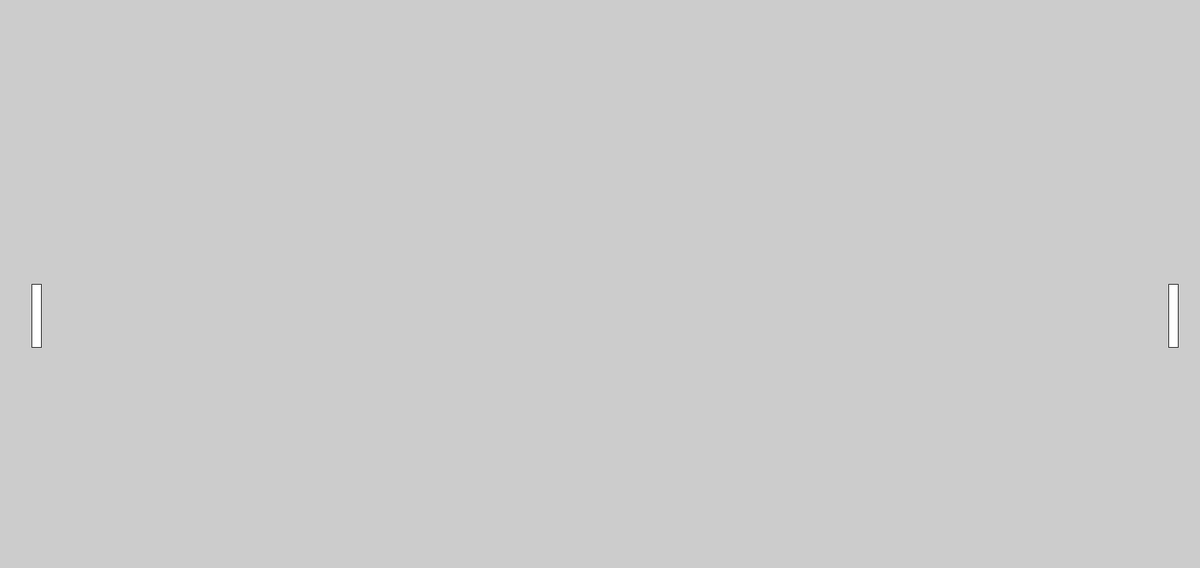
Frame 1 (no input)
Frame 60 (the mouse pressed at the canvas centre just before this capture): identical to frame 1, image omitted
Frame 120 (the mouse held since frame 60 and released just before this capture): identical to frame 1, image omitted

The Processing sketch that drew this single still picture (run headless with seeded random() and noise(); from frame 60 on, the mouse is pressed at the canvas centre):

// Processing sketch: pong
// ── pong.pde
int paddleTop=450;
int paddleTop2=450;
void setup() {
  size(1900, 900);
}
void draw() {
  rect(1900,900,0,0);
  rect(50, paddleTop, 15, 100);
  rect(1850, paddleTop2, 15, 100);
}
void keyPressed() {
  
    if (key=='w') {
      paddleTop=paddleTop-32;
    }
    if (key=='s') {
      paddleTop=paddleTop+32;
    }
  
  if (key=='o') {
    paddleTop2=paddleTop2-32;
  }
  if (key=='l') {
    paddleTop2=paddleTop2+32;
  }
}
